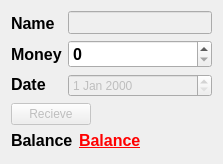
<?xml version="1.0" encoding="UTF-8"?>
<ui version="4.0">
 <class>PaymentDialog</class>
 <widget class="QDialog" name="PaymentDialog">
  <property name="geometry">
   <rect>
    <x>0</x>
    <y>0</y>
    <width>223</width>
    <height>164</height>
   </rect>
  </property>
  <property name="windowTitle">
   <string>Payment</string>
  </property>
  <layout class="QGridLayout" name="gridLayout">
   <item row="0" column="0">
    <layout class="QVBoxLayout" name="verticalLayout_3">
     <item>
      <layout class="QFormLayout" name="formLayout">
       <item row="0" column="0">
        <layout class="QVBoxLayout" name="verticalLayout_2">
         <item>
          <widget class="QLabel" name="label">
           <property name="font">
            <font>
             <pointsize>12</pointsize>
             <weight>75</weight>
             <bold>true</bold>
            </font>
           </property>
           <property name="text">
            <string>Name</string>
           </property>
          </widget>
         </item>
         <item>
          <widget class="QLabel" name="label_2">
           <property name="font">
            <font>
             <pointsize>12</pointsize>
             <weight>75</weight>
             <bold>true</bold>
            </font>
           </property>
           <property name="text">
            <string>Money</string>
           </property>
          </widget>
         </item>
         <item>
          <widget class="QLabel" name="label_3">
           <property name="font">
            <font>
             <pointsize>12</pointsize>
             <weight>75</weight>
             <bold>true</bold>
            </font>
           </property>
           <property name="text">
            <string>Date</string>
           </property>
          </widget>
         </item>
        </layout>
       </item>
       <item row="0" column="1">
        <layout class="QVBoxLayout" name="verticalLayout">
         <item>
          <widget class="QLineEdit" name="dealer_edit">
           <property name="enabled">
            <bool>false</bool>
           </property>
           <property name="font">
            <font>
             <pointsize>10</pointsize>
             <weight>75</weight>
             <bold>true</bold>
            </font>
           </property>
          </widget>
         </item>
         <item>
          <widget class="QSpinBox" name="money_spinBox">
           <property name="font">
            <font>
             <pointsize>12</pointsize>
             <weight>75</weight>
             <bold>true</bold>
            </font>
           </property>
           <property name="maximum">
            <number>99999999</number>
           </property>
          </widget>
         </item>
         <item>
          <widget class="QDateEdit" name="dateEdit">
           <property name="enabled">
            <bool>false</bool>
           </property>
          </widget>
         </item>
        </layout>
       </item>
      </layout>
     </item>
     <item>
      <layout class="QHBoxLayout" name="horizontalLayout_2">
       <item>
        <widget class="QPushButton" name="recieve_button">
         <property name="enabled">
          <bool>false</bool>
         </property>
         <property name="text">
          <string>Recieve</string>
         </property>
        </widget>
       </item>
       <item>
        <spacer name="horizontalSpacer">
         <property name="orientation">
          <enum>Qt::Horizontal</enum>
         </property>
         <property name="sizeHint" stdset="0">
          <size>
           <width>40</width>
           <height>20</height>
          </size>
         </property>
        </spacer>
       </item>
      </layout>
     </item>
    </layout>
   </item>
   <item row="1" column="0">
    <layout class="QFormLayout" name="formLayout_3">
     <item row="0" column="0">
      <widget class="QLabel" name="label_4">
       <property name="font">
        <font>
         <pointsize>12</pointsize>
         <weight>75</weight>
         <bold>true</bold>
        </font>
       </property>
       <property name="text">
        <string>Balance</string>
       </property>
      </widget>
     </item>
     <item row="0" column="1">
      <widget class="QLabel" name="balance_label">
       <property name="font">
        <font>
         <pointsize>12</pointsize>
         <weight>75</weight>
         <bold>true</bold>
         <underline>true</underline>
        </font>
       </property>
       <property name="styleSheet">
        <string notr="true">color: rgb(255, 0, 0);</string>
       </property>
       <property name="text">
        <string>Balance</string>
       </property>
      </widget>
     </item>
    </layout>
   </item>
  </layout>
 </widget>
 <resources/>
 <connections/>
</ui>
